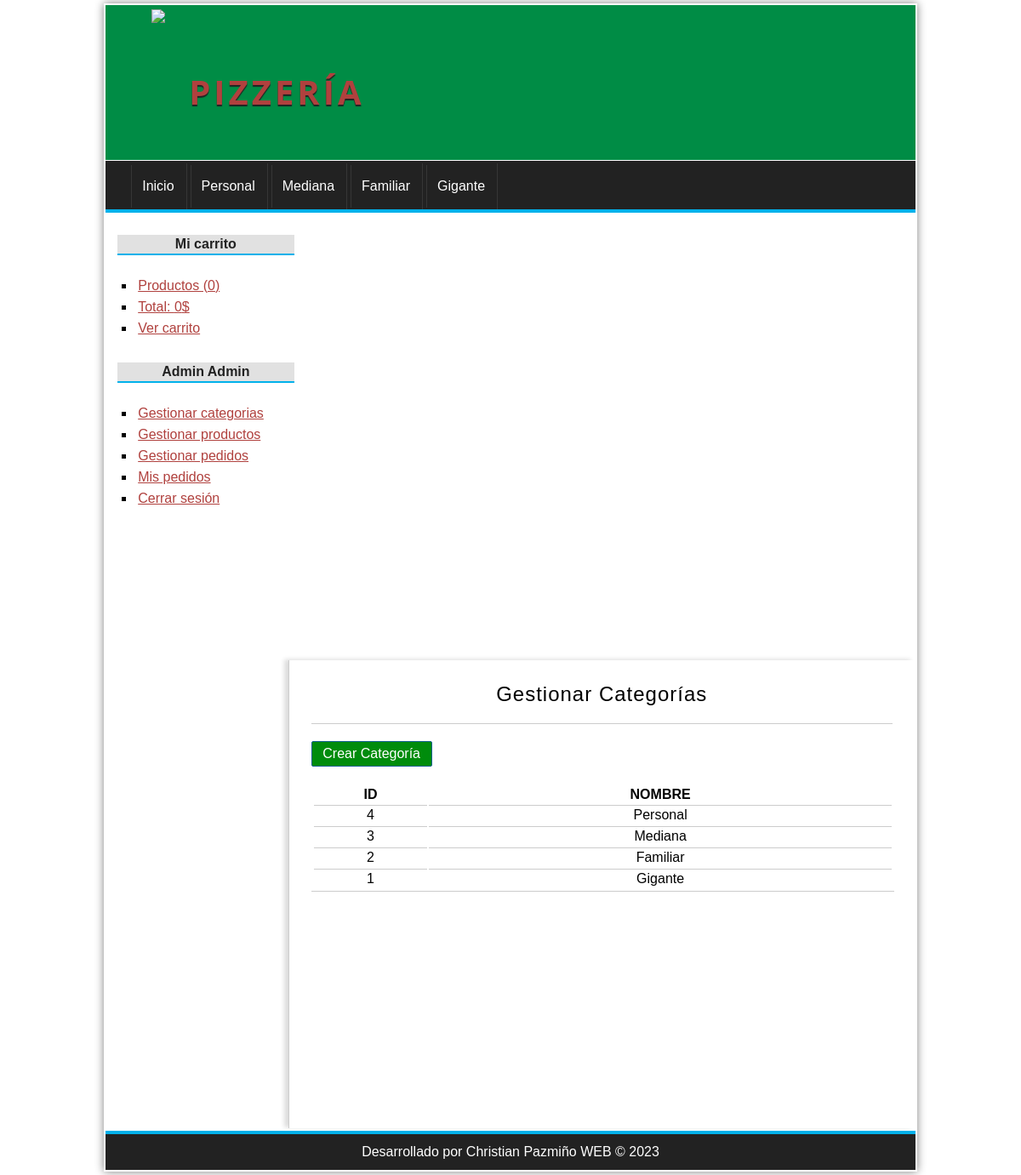
Page /categoria/index (signed in) on the committed database.
### tables this page shows
CREATE TABLE categorias(
id     int(255) auto_increment not null,
nombre varchar(100)            not null,
CONSTRAINT pk_categorias PRIMARY KEY (id)
);

### config/db.php (called while the page is built)
<?php
class Database{
    public static function connect(){
        $db = new mysqli('localhost', 'root', '', 'restaurante');
        $db ->query("SET NAMES 'utf8' ");
        return $db;
    }
}

### helpers/utils.php (called while the page is built, shortened)
<?php
class Utils{
    public static function showCategorias(){
        require_once 'models/categoria.php';
        $categoria = new Categoria();
        $categorias = $categoria->getAll();
        return $categorias;
    }
    public static function statsCarrito(){
        $stats = array(
            'count' => 0,
            'total' => 0,
        );
    return $stats;
  }
}

### models/categoria.php (called while the page is built, shortened)
<?php
class Categoria{
    private $db;
    public function __construct(){
        $this->db =  Database::connect();
    }
    public function getAll(){
        $categorias = $this->db->query("SELECT * FROM categorias ORDER BY id DESC;");
        return $categorias;
    }
}

### controllers/CategoriaController.php (called while the page is built, shortened)
<?php
require_once 'models/categoria.php';
class categoriaController{
    public function  index(){
        $categoria = new Categoria();
        $categorias = $categoria->getAll();
        require_once 'views/categoria/index.php';
    }
    }

### views/categoria/index.php (the view)
<h1>Gestionar Categorías</h1>
<a href="<?=base_url?>categoria/crear" class="button button-small">
    Crear Categoría
</a>
<table>
    <tr>
        <th>ID</th>
        <th>NOMBRE</th>
    </tr>
<?php while($cat = $categorias->fetch_object()): ?>
    <tr>
        <td><?=$cat->id;?></td>
        <td><?=$cat->nombre;?></td>
    </tr>
<?php endwhile; ?>
</table>

### views/layout/header.php (shortened to what this page needs)
<!DOCTYPE HTML>
<html lang="es">
<head>
    <link rel="stylesheet" href="<?=base_url?>assets/css/styles.css"/>
</head>
<body>
<div id="container">
    <header id="header">
        <div id="logo">
            <img src="<?=base_url?>assets/img/pizza.jpg"/>
            <a href="<?=base_url?>">
                Pizzería
            </a>
        </div>
    </header>
    <?php $categorias = Utils::showCategorias(); ?>
    <nav id="menu">
        <ul>
            <li>
                <a href="<?=base_url?>">Inicio</a>
            </li>
            <?php while($cat = $categorias->fetch_object()): ?>
            <li>
                <a href="<?=base_url?>categoria/ver&id=<?=$cat->id?>"><?=$cat->nombre?></a>
            </li>
            <?php endwhile; ?>
        </ul>
    </nav>
    <div id="content">

### views/layout/sidebar.php
<aside id="lateral">
    <div id="carrito" class="block_aside">
        <h3>Mi carrito</h3>
        <ul>
            <?php $stats = Utils::statsCarrito(); ?>
            <li><a href="<?=base_url?>carrito/index">Productos (<?=$stats['count']?>)</a></li>
            <li><a href="<?=base_url?>carrito/index">Total: <?=$stats['total']?>$</a></li>
            <li><a href="<?=base_url?>carrito/index">Ver carrito</a></li>
        </ul>
    </div>
    <div id="login" class="block_aside">
        <?php if(!isset($_SESSION['identity'])): ?>
        <h3>Entrar a la web</h3>
        <form action="<?=base_url?>usuario/login" method="post">
            <label for="email">Email</label>
            <input type="email" name="email"/>
            <label for="password">Contraseña</label>
            <input type="password" name="password"/>
            <input type="submit" value="Enviar"/>
        </form>
        <?php else: ?>
              <h3><?=$_SESSION['identity']->nombre?> <?=$_SESSION['identity']->apellidos?></h3>
        <?php endif; ?>
        <ul>
            <?php if(isset($_SESSION['admin'])): ?>
                <li><a href="<?=base_url?>categoria/index">Gestionar categorias</a></li>
                <li><a href="<?=base_url?>producto/gestion">Gestionar productos</a></li>
                <li><a href="<?=base_url?>pedido/gestion">Gestionar pedidos</a></li>
            <?php endif; ?>
            <?php if(isset($_SESSION['identity'])): ?>
                <li><a href="<?=base_url?>pedido/mis_pedidos">Mis pedidos</a></li>
                <li><a href="<?=base_url?>usuario/logout">Cerrar sesión</a></li>
             <?php else: ?>
                <li><a href="<?=base_url?>usuario/registro">Registrate aquí</a></li>
            <?php endif; ?>
        </ul>
    </div>
</aside>
         <div id="central">

### index.php (shortened to what this page needs)
<?php
require_once 'config/db.php';
require_once 'helpers/utils.php';
require_once 'views/layout/header.php';
require_once 'views/layout/sidebar.php';
if(isset($_GET['controller'])){
    $nombre_controlador = $_GET['controller'] . 'controller';
}elseif(!isset($_GET['controller']) && !isset($_GET['action'])){
    $nombre_controlador = controller_default;
}else{
    show_error();
    exit();
}
if(class_exists($nombre_controlador)){
    $controlador = new $nombre_controlador();
    if(isset($_GET['action']) && method_exists($controlador, $_GET['action'])){
       $action = $_GET['action'];
       $controlador->$action();
    }elseif(!isset($_GET['controller']) && !isset($_GET['action'])){
        $action_default = action_default;
        $controlador->$action_default();
    }else {
        show_error();
    }
 }else{
    show_error();
}
require_once 'views/layout/footer.php';

### views/layout/footer.php
 </div>
 </div>
     <footer id="footer">
         <p>Desarrollado por Christian Pazmiño WEB &copy; <?=date('Y')?></p>
     </footer>
         </div>
     </body>
</html>

### assets/css/styles.css (style rules this page uses)
* { padding: 1px; margin: 1px; font-family: sans-serif,Helvetica, Arial; }
body { background: rgb(255, 255, 255); }
a { color: #B0413E; }
table { text-align: center; width: 100%; border-bottom: 1px solid #ccc; }
td { border-top: 1px solid #ccc; padding: 2px; }
#container { width: 80%; margin: 0px auto; box-shadow: 0px 0px 10px gray; background: white; }
#header { height: 180px; background: rgb(0 140 69); }
#logo { padding: 1px; margin-left: 50px; float: left; }
#logo img { float: left; height: 173px; }
#logo a { float:left; font-size:40px; letter-spacing: 4px; font-family:'Open Sans', Helvetica,Arial; text-transform: uppercase; color: #B0413E; font-weight: bold; text-decoration: none; margin-top: 70px; margin-left:25px; text-shadow: 0px 2px 1px #222222 ; transition: all 300ms; }
#menu { clear: both; background: #222222; color: white; height: 55px; border-bottom: 4px solid #01B1EA; }
#menu ul { list-style: none ; text-decoration: none; margin: 0px auto; margin-left: 25px; }
#menu ul li { line-height: 48px; float: left; border-right: 1px solid #363636; }
#menu a { display: block; color: white; text-decoration: none; padding-left: 12px; padding-right: 12px; transition: all 300ms; }
#menu a:first-child { line-height: 48px; border-left: 1px solid #363636; }
#content { margin: 0px auto; overflow: hidden; background: white; }
#lateral { width: 22%; min-height: 500px; float: left; margin-top: 20px; margin-left: 10px; }
#lateral h3 { display: block; color:#222; width: 100%; text-align: center; padding-top: 2px; padding-bottom: 2px; margin-bottom: 15px; font-size: 16px; font-weight: bold; background: #E1E1E1; border-bottom:2px solid #01B1EA; }
#lateral ul { margin-top:20px; margin-bottom:20px; }
#lateral ul li { list-style: square; margin-left: 20px; margin-top:5px; margin-bottom:5px; }
input[type="button"], input[type="submit"], button, .button { display: block; border-radius: 2px; width: auto; padding: 5px; padding-left: 10px; padding-right: 10px; color: white; background: #2979CD; border: 1px solid #11608E; cursor:pointer; }
.button { background:rgb(0 140 12); color: white !important; text-decoration: none; }
.button-small { width: 120px; text-align: center; margin-bottom: 20px; }
#central { width: 72%; min-height: 500px; float: right; border-left: 1px solid #ccc; box-shadow: -5px -1px 5px #ddd; padding: 25px; }
#central h1 { font-size:24px; font-weight: normal; letter-spacing: 1px; text-align: center; border-bottom: 1px solid #ccc; margin-bottom: 20px; padding: 20px; padding-top: 0px; }
#footer { text-align: center; padding-top: 10px; padding-bottom: 10px; color: white; background: #222222; border-top: 4px solid #01B1EA; }

### rows in the picture
categorias: nombre "Personal", id "4"
categorias: nombre "Mediana", id "3"
categorias: nombre "Familiar", id "2"
categorias: nombre "Gigante", id "1"

### other values in the picture
$stats['count'] "0"
$stats['total'] "0"
$_SESSION['identity']->nombre "Admin"
$_SESSION['identity']->apellidos "Admin"
